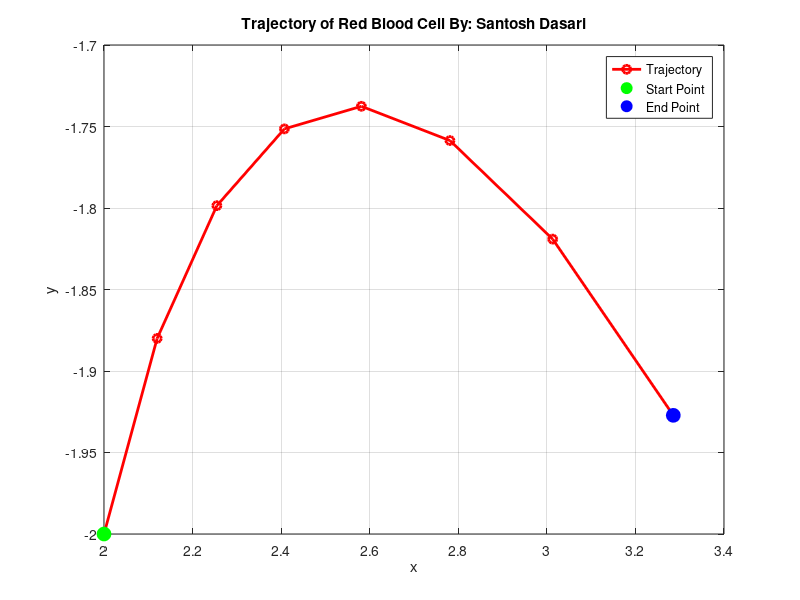

MATLAB code to generate this figure:

% Define the flow field function
v = @(x, y) [3*x^2, 5*y^2 - x^3];

% Initial conditions
x0 = 2;
y0 = -2;
t0 = 0;
tf = 0.07;  % 8 time steps * 0.01 time increment
dt = 0.01;

% Preallocate arrays for x, y, and t
n = round((tf - t0) / dt) + 1;
x = zeros(1, n);
y = zeros(1, n);
t = linspace(t0, tf, n);

% Initial values
x(1) = x0;
y(1) = y0;

% Euler's method for numerical integration
for i = 1:n-1
    velocity = v(x(i), y(i));
    x(i+1) = x(i) + velocity(1) * dt;
    y(i+1) = y(i) + velocity(2) * dt;
end

% Plot the trajectory
figure;
plot(x, y, 'r-o', 'LineWidth', 2);
hold on;
plot(x0, y0, 'go', 'MarkerSize', 10, 'MarkerFaceColor', 'g');  % Start point
plot(x(end), y(end), 'bo', 'MarkerSize', 10, 'MarkerFaceColor', 'b');  % End point
xlabel('x');
ylabel('y');
title('Trajectory of Red Blood Cell By: Santosh Dasari');
grid on;
legend('Trajectory', 'Start Point', 'End Point', 'Location', 'best');

% Display the calculated x,y pairs
disp('Time steps and corresponding x,y coordinates:');
for i = 1:n
    fprintf('t = %.2f, x = %.4f, y = %.4f\n', t(i), x(i), y(i));
end